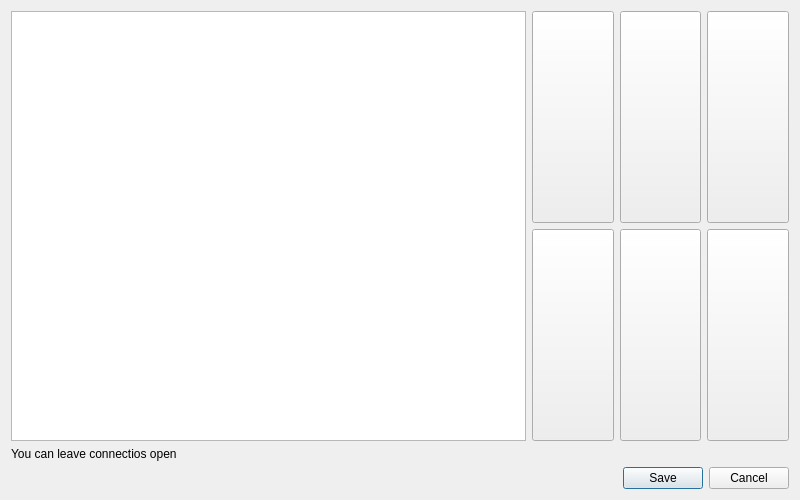
<?xml version="1.0" encoding="UTF-8"?>
<ui version="4.0">
 <class>AddComponent</class>
 <widget class="QDialog" name="AddComponent">
  <property name="enabled">
   <bool>true</bool>
  </property>
  <property name="geometry">
   <rect>
    <x>0</x>
    <y>0</y>
    <width>800</width>
    <height>500</height>
   </rect>
  </property>
  <property name="sizePolicy">
   <sizepolicy hsizetype="Fixed" vsizetype="Fixed">
    <horstretch>0</horstretch>
    <verstretch>0</verstretch>
   </sizepolicy>
  </property>
  <property name="minimumSize">
   <size>
    <width>800</width>
    <height>500</height>
   </size>
  </property>
  <property name="maximumSize">
   <size>
    <width>800</width>
    <height>500</height>
   </size>
  </property>
  <property name="windowTitle">
   <string>Dialog</string>
  </property>
  <layout class="QVBoxLayout" name="verticalLayout_2" stretch="0,0,0">
   <item>
    <layout class="QHBoxLayout" name="horizontalLayout" stretch="10,5">
     <item>
      <widget class="QGraphicsView" name="graphicsView"/>
     </item>
     <item>
      <layout class="QVBoxLayout" name="verticalLayout_3" stretch="0">
       <item>
        <layout class="QGridLayout" name="gridLayout_2">
         <item row="0" column="0">
          <widget class="QPushButton" name="Btn_Inductor">
           <property name="sizePolicy">
            <sizepolicy hsizetype="Minimum" vsizetype="Minimum">
             <horstretch>0</horstretch>
             <verstretch>0</verstretch>
            </sizepolicy>
           </property>
           <property name="text">
            <string/>
           </property>
           <property name="icon">
            <iconset resource="icons.qrc">
             <normaloff>:/Icons/Icons/Inductor.png</normaloff>:/Icons/Icons/Inductor.png</iconset>
           </property>
           <property name="iconSize">
            <size>
             <width>70</width>
             <height>24</height>
            </size>
           </property>
          </widget>
         </item>
         <item row="0" column="1">
          <widget class="QPushButton" name="Btn_Capacitor">
           <property name="sizePolicy">
            <sizepolicy hsizetype="Minimum" vsizetype="Minimum">
             <horstretch>0</horstretch>
             <verstretch>0</verstretch>
            </sizepolicy>
           </property>
           <property name="text">
            <string/>
           </property>
           <property name="icon">
            <iconset resource="icons.qrc">
             <normaloff>:/Icons/Icons/Capacitor.png</normaloff>:/Icons/Icons/Capacitor.png</iconset>
           </property>
           <property name="iconSize">
            <size>
             <width>70</width>
             <height>50</height>
            </size>
           </property>
          </widget>
         </item>
         <item row="0" column="2">
          <widget class="QPushButton" name="Btn_Resistor">
           <property name="sizePolicy">
            <sizepolicy hsizetype="Minimum" vsizetype="Minimum">
             <horstretch>0</horstretch>
             <verstretch>0</verstretch>
            </sizepolicy>
           </property>
           <property name="text">
            <string/>
           </property>
           <property name="icon">
            <iconset resource="icons.qrc">
             <normaloff>:/Icons/Icons/Resistor.png</normaloff>:/Icons/Icons/Resistor.png</iconset>
           </property>
           <property name="iconSize">
            <size>
             <width>69</width>
             <height>20</height>
            </size>
           </property>
          </widget>
         </item>
         <item row="2" column="1">
          <widget class="QPushButton" name="Btn_DepCrnt">
           <property name="sizePolicy">
            <sizepolicy hsizetype="Minimum" vsizetype="Minimum">
             <horstretch>0</horstretch>
             <verstretch>0</verstretch>
            </sizepolicy>
           </property>
           <property name="text">
            <string/>
           </property>
           <property name="icon">
            <iconset resource="icons.qrc">
             <normaloff>:/Icons/Icons/Current_Source_(Controlled).png</normaloff>:/Icons/Icons/Current_Source_(Controlled).png</iconset>
           </property>
           <property name="iconSize">
            <size>
             <width>74</width>
             <height>62</height>
            </size>
           </property>
          </widget>
         </item>
         <item row="2" column="0">
          <widget class="QPushButton" name="Btn_DepVlt">
           <property name="sizePolicy">
            <sizepolicy hsizetype="Minimum" vsizetype="Minimum">
             <horstretch>0</horstretch>
             <verstretch>0</verstretch>
            </sizepolicy>
           </property>
           <property name="text">
            <string/>
           </property>
           <property name="icon">
            <iconset resource="icons.qrc">
             <normaloff>:/Icons/Icons/Voltage_Source_(Controlled).png</normaloff>:/Icons/Icons/Voltage_Source_(Controlled).png</iconset>
           </property>
           <property name="iconSize">
            <size>
             <width>61</width>
             <height>57</height>
            </size>
           </property>
          </widget>
         </item>
         <item row="2" column="2">
          <widget class="QPushButton" name="pushButton">
           <property name="sizePolicy">
            <sizepolicy hsizetype="Minimum" vsizetype="Minimum">
             <horstretch>0</horstretch>
             <verstretch>0</verstretch>
            </sizepolicy>
           </property>
           <property name="text">
            <string/>
           </property>
           <property name="icon">
            <iconset resource="icons.qrc">
             <normaloff>:/Icons/Icons/icons8-wire-50.png</normaloff>:/Icons/Icons/icons8-wire-50.png</iconset>
           </property>
           <property name="iconSize">
            <size>
             <width>53</width>
             <height>53</height>
            </size>
           </property>
           <property name="checkable">
            <bool>true</bool>
           </property>
          </widget>
         </item>
        </layout>
       </item>
      </layout>
     </item>
    </layout>
   </item>
   <item>
    <widget class="QLabel" name="label_2">
     <property name="text">
      <string>You can leave connectios open</string>
     </property>
    </widget>
   </item>
   <item>
    <widget class="QDialogButtonBox" name="buttonBox">
     <property name="orientation">
      <enum>Qt::Horizontal</enum>
     </property>
     <property name="standardButtons">
      <set>QDialogButtonBox::Cancel|QDialogButtonBox::Save</set>
     </property>
    </widget>
   </item>
  </layout>
 </widget>
 <resources>
  <include location="icons.qrc"/>
 </resources>
 <connections>
  <connection>
   <sender>buttonBox</sender>
   <signal>accepted()</signal>
   <receiver>AddComponent</receiver>
   <slot>accept()</slot>
   <hints>
    <hint type="sourcelabel">
     <x>248</x>
     <y>254</y>
    </hint>
    <hint type="destinationlabel">
     <x>157</x>
     <y>274</y>
    </hint>
   </hints>
  </connection>
  <connection>
   <sender>buttonBox</sender>
   <signal>rejected()</signal>
   <receiver>AddComponent</receiver>
   <slot>reject()</slot>
   <hints>
    <hint type="sourcelabel">
     <x>316</x>
     <y>260</y>
    </hint>
    <hint type="destinationlabel">
     <x>286</x>
     <y>274</y>
    </hint>
   </hints>
  </connection>
 </connections>
</ui>
